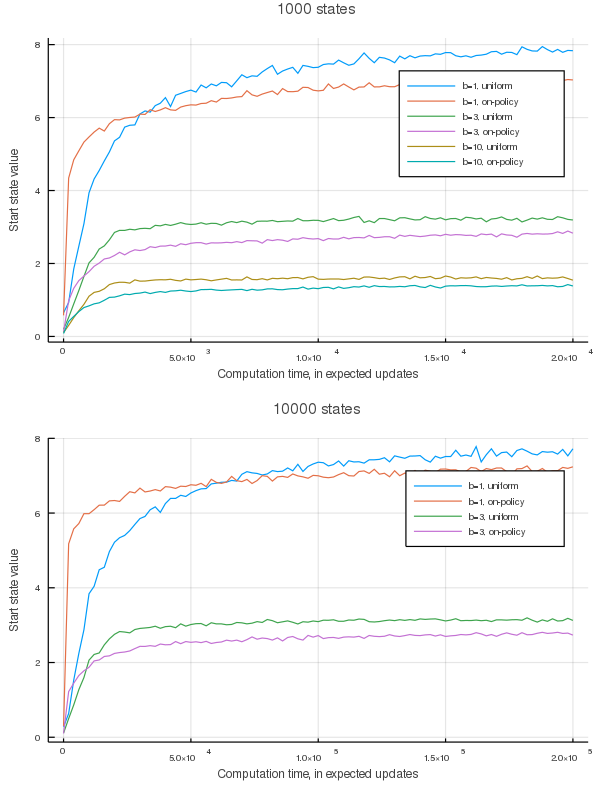

Write Julia code to recreate this figure.
using Random, Plots, Distributions, Statistics

# Example solution for exercise 8.8 using Julia 1.4.1
#
# My solution has similar shape with the book, but different start state value
# under the greedy policy. I am not sure where goes wrong, probably in the
# reward calculation? But my results are similar to all the other people's
# results which I found online (see below reference implementation). So just
# take my solution as one of the references, don't treat it absolutely correct.
#
# By @burmecia at GitHub, 15 May 2020
#
# Other reference implementation:
#
# 1. https://github.com/ShangtongZhang/reinforcement-learning-an-introduction/blob/master/chapter08/trajectory_sampling.py
# 2. https://github.com/JuliaReinforcementLearning/ReinforcementLearningAnIntroduction.jl/blob/b5c718a891a4b3db4fae177b8b33ca506df1ecea/notebooks/Chapter08_Trajectory_Sampling.ipynb
# 3. https://github.com/enakai00/rl_book_solutions/blob/master/Chapter08/Exercise_8_8_Solution.ipynb

stat_len = 10000
T = 200000

ε = 0.1
act_len = 2
term_prob = 0.1
tick_num = 100

# make transition matrix, (state, action) -> (next_state, reward)
# element is b tuples: [(next_state, reward),...]
function make_transition_matrix(b)
    trans = [
        map(s -> (s, randn()), rand(1:stat_len, b))
        for s = 1:stat_len, a = 1:act_len
    ]
    # terminal state, transit to itself with zero reward
    trans[stat_len, 1] = [(stat_len, 0) for _ = 1:b]
    trans[stat_len, 2] = [(stat_len, 0) for _ = 1:b]
    trans
end

# take action, observe the next state and reward
function next_state(s, a, trans)
    if rand() < term_prob
        return stat_len, 0
    end
    sample(trans[s, a])
end

# evaluate start state value under greedy policy
function start_state_value(Q, trans)
    n = 200
    returns = zeros(Float64, n)

    for i = 1:n
        s = 1
        while s != stat_len
            a = argmax(Q[s, :])
            s, r = next_state(s, a, trans)
            returns[i] += r
        end
    end

    mean(returns)
end

function run_uniform(b, trans)
    Q = zeros(Float64, stat_len, act_len)
    interval = T ÷ tick_num
    vπ_s0 = zeros(Float64, tick_num + 1)

    for t = 0:T
        s = t % stat_len + 1
        a = (t % (stat_len * act_len)) ÷ stat_len + 1
        next_states = trans[s, a]

        Q[s, a] =
            (1 - term_prob) *
            mean(map(ns -> (ns[2] + maximum(Q[ns[1], :])), next_states))

        if t % interval == 0
            vπ_s0[t ÷ interval + 1] = start_state_value(Q, trans)
        end
    end

    vπ_s0
end

function run_on_policy(b, trans)
    Q = zeros(Float64, stat_len, act_len)
    interval = T ÷ tick_num
    vπ_s0 = zeros(Float64, tick_num + 1)
    s = 1

    for t = 0:T
        if rand() < ε
            a = rand(1:act_len)
        else
            a = argmax(Q[s, :])
        end
        next_states = trans[s, a]

        Q[s, a] =
            (1 - term_prob) *
            mean(map(ns -> (ns[2] + maximum(Q[ns[1], :])), next_states))

        s, r = next_state(s, a, trans)
        if s == stat_len
            s = 1
        end

        if t % interval == 0
            vπ_s0[t ÷ interval + 1] = start_state_value(Q, trans)
        end
    end

    vπ_s0
end

function experiment(b_list, p, subplot)
    task_cnt = 100
    interval = T ÷ tick_num
    x = 0:interval:T

    for b in b_list
        uniform = zeros(Float64, task_cnt, length(x))
        on_policy = zeros(Float64, task_cnt, length(x))

        println("start subplot $(subplot), b=$(b)")
        for i = 1:task_cnt
            if i % 10 == 0
                println("  task $(i)")
            end
            trans = make_transition_matrix(b)
            uniform[i, :] = run_uniform(b, trans)
            on_policy[i, :] = run_on_policy(b, trans)
        end

        uniform = mean(uniform, dims = 1)
        on_policy = mean(on_policy, dims = 1)

        plot!(
            p,
            x,
            uniform[1, :],
            subplot = subplot,
            title = "$(stat_len) states",
            label = "b=$(b), uniform",
        )
        plot!(
            p,
            x,
            on_policy[1, :],
            subplot = subplot,
            label = "b=$(b), on-policy",
        )
    end
end

function main()
    global stat_len, T

    p = plot(
        xlabel = "Computation time, in expected updates",
        ylabel = "Start state value",
        legend = :best,
        size = (600, 800),
        layout = (2, 1),
    )

    stat_len, T = 1000, 20000
    experiment([1, 3, 10], p, 1)
    stat_len, T = 10000, 200000
    experiment([1, 3], p, 2)

    display(p)
end

# uncomment the main function below to start learning
#main()
